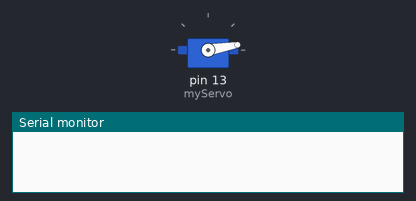
Bench run of a sketch on a simulated Arduino Uno, built with avr-gcc and run on an emulated ATmega328P. On the bench: servo, the last lines printed to the serial monitor.

Above: at 0.05 s.
At 3.4 s:
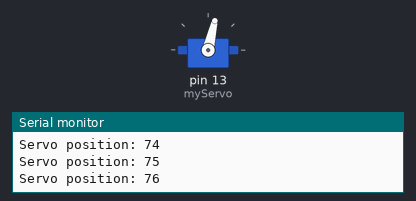
At 6.8 s:
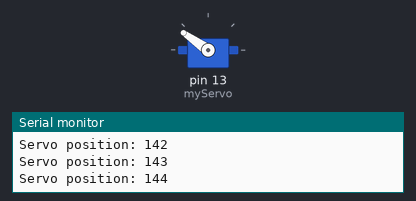
At 13.55 s:
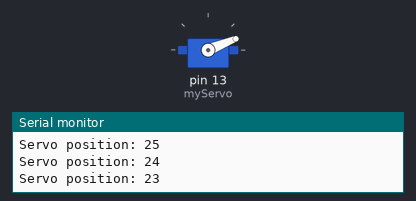
Timing chart, 0 to 18.5 s (numbered marks = the images above):
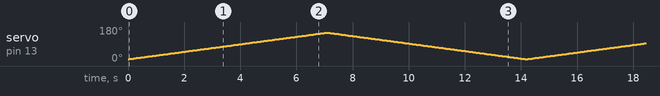

The sketch:

arduino_servo.ino
```cpp
#include <Servo.h>

// Create a Servo object
Servo myServo;

// Variable to store the servo position
int pos = 0;

void setup() {
  // Attach the servo to a pin
  myServo.attach(13);

  // Begin Serial communication to print the position
  Serial.begin(9600);
}

void loop() {
  // Sweep the servo from 0 to 180 degrees
  for (pos = 10; pos <= 150; pos += 1) {  // Move from 0 to 180 degrees
    myServo.write(pos);                  // Tell servo to go to 'pos' position
    delay(50);                           // Wait for the servo to reach the position
    int currentPos = myServo.read();     // Get the last written position
    Serial.print("Servo position: ");    // Print the position
    Serial.println(currentPos);          // Print the value
  }

  // Sweep the servo back from 180 to 0 degrees
  for (pos = 150; pos >= 10; pos -= 1) {  // Move from 180 to 0 degrees
    myServo.write(pos);                  // Tell servo to go to 'pos' position
    delay(50);                           // Wait for the servo to reach the position
    int currentPos = myServo.read();     // Get the last written position
    Serial.print("Servo position: ");
    Serial.println(currentPos);          // Print the value
  }
}
```
